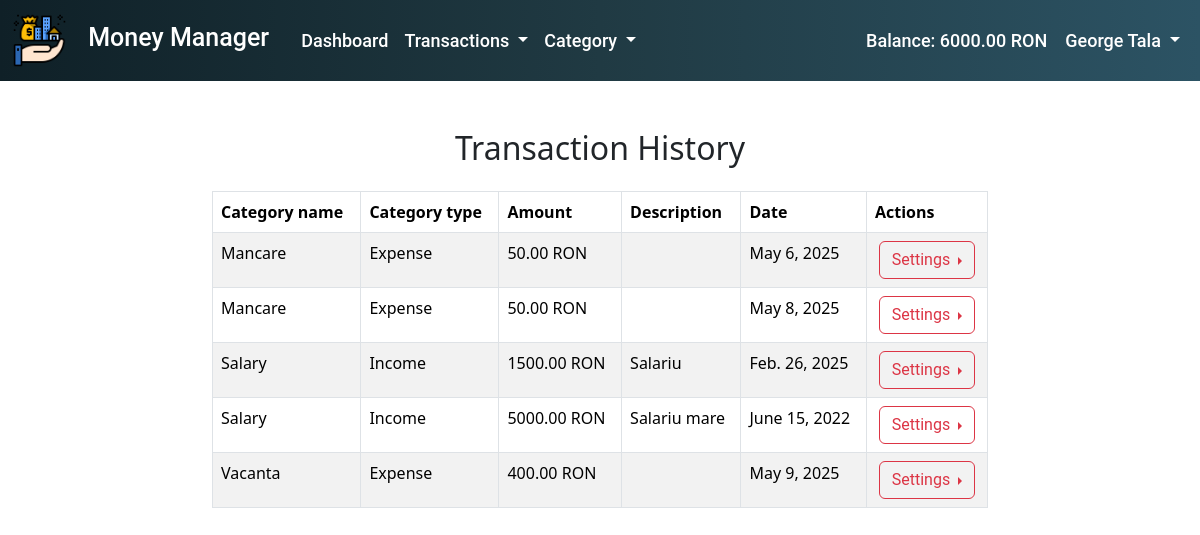
The app's page /list_of_transactions/ (signed in) with its own data.
### transactions/models.py (models this page shows, shortened)
class UserTransactions(models.Model):
    user = models.ForeignKey(User, on_delete=models.CASCADE)
    category = models.ForeignKey(UserCategory, null = True, blank = True, on_delete = models.SET_NULL)
    amount = models.DecimalField(max_digits=10, decimal_places=2)
    date = models.DateField()
    description = models.TextField(blank=True)
    created_at = models.DateTimeField(auto_now_add=True)
    updated_at = models.DateTimeField(auto_now=True)
    month = models.IntegerField(null = True, blank = True)
    year = models.IntegerField(null = True, blank = True)

### categories/models.py (models this page shows, shortened)
class UserCategory(models.Model):
    user = models.ForeignKey(User, on_delete=models.CASCADE, null=True)
    name = models.CharField(max_length=100)
    is_income = models.BooleanField(choices=is_income_choices,default=False)  # Venituri vs Cheltuieli
    created_at = models.DateTimeField(auto_now_add=True)
    updated_at = models.DateTimeField(auto_now=True)

### transactions/views.py (the view)
# urls.py: path('list_of_transactions/',views.TransactionListView.as_view(), name='list-of-transactions'),
class TransactionListView(LoginRequiredMixin, ListView):
    template_name = 'transactions/list_of_transactions.html'
    model = UserTransactions
    context_object_name = 'all_transactions'
    def get_queryset(self):
        return UserTransactions.objects.filter(user=self.request.user)
    def get_context_data(self, **kwargs):
        data = super().get_context_data(**kwargs)
        data['categories'] = UserCategory.objects.all()
        return data

### MoneyManager/context_processors.py (called while the page is built)
def transactions_context(request):
    context = {}
    if request.user.is_authenticated:
        incomes = UserTransactions.objects.filter(user=request.user, category__is_income=True)
        total_income = sum(income.amount for income in incomes)
        expenses = UserTransactions.objects.filter(user=request.user, category__is_income=False)
        total_expense = sum(expense.amount for expense in expenses)
        total_money = total_income - total_expense
        first_name = request.user.first_name
        last_name = request.user.last_name
        fullname = f"{first_name} {last_name}"
        context = {
            'total_money': total_money,
            'full_name': fullname,
        }
    return context

### templates/transactions/list_of_transactions.html (shortened to what this page needs)
{% extends 'base.html' %}
{% block content %}
    <div class="container-fluid py-5">
        <div class="row">
            <div class="col-md-8 offset-md-2">
                <h2 class="text-center mb-4">Transaction History</h2>
                <table class="table table-striped table-bordered">
                    <thead class="thead-dark">
                    <tr>
                        <th>Category name</th>
                        <th>Category type</th>
                        <th>Amount</th>
                        <th>Description</th>
                        <th>Date</th>
                        <th>Actions</th>
                    </tr>
                    </thead>
                    <tbody>
                    {% for transaction in all_transactions %}
                        <tr>
                            <td>{{ transaction.category.name }}</td>
                            <td>
                                {% if transaction.category.is_income %}
                                    Income
                                {% else %}
                                    Expense
                                {% endif %}
                            </td>
                            <td>{{ transaction.amount }} RON</td>
                            <td>{{ transaction.description }}</td>
                            <td>{{ transaction.date }}</td>
                            <td class="text-center">
                                <div class="btn-group dropend">
                                    <button type="button" class="btn btn-outline-danger dropdown-toggle" data-bs-toggle="dropdown" aria-expanded="false" style="font-family: 'Roboto', sans-serif;">
                                        Settings
                                    </button>
                                </div>
                            </td>
                        </tr>
                    {% endfor %}
                    </tbody>
                </table>
            </div>
        </div>
    </div>
{% endblock %}

### records on screen
UserTransactions: shows "Expense"
UserTransactions: shows "Expense"
UserTransactions: shows "Income"
UserTransactions: shows "Income"
UserTransactions: shows "Expense"

### other values on screen
{{ total_money }} "6000.00"
{{ full_name }} "George Tala"
